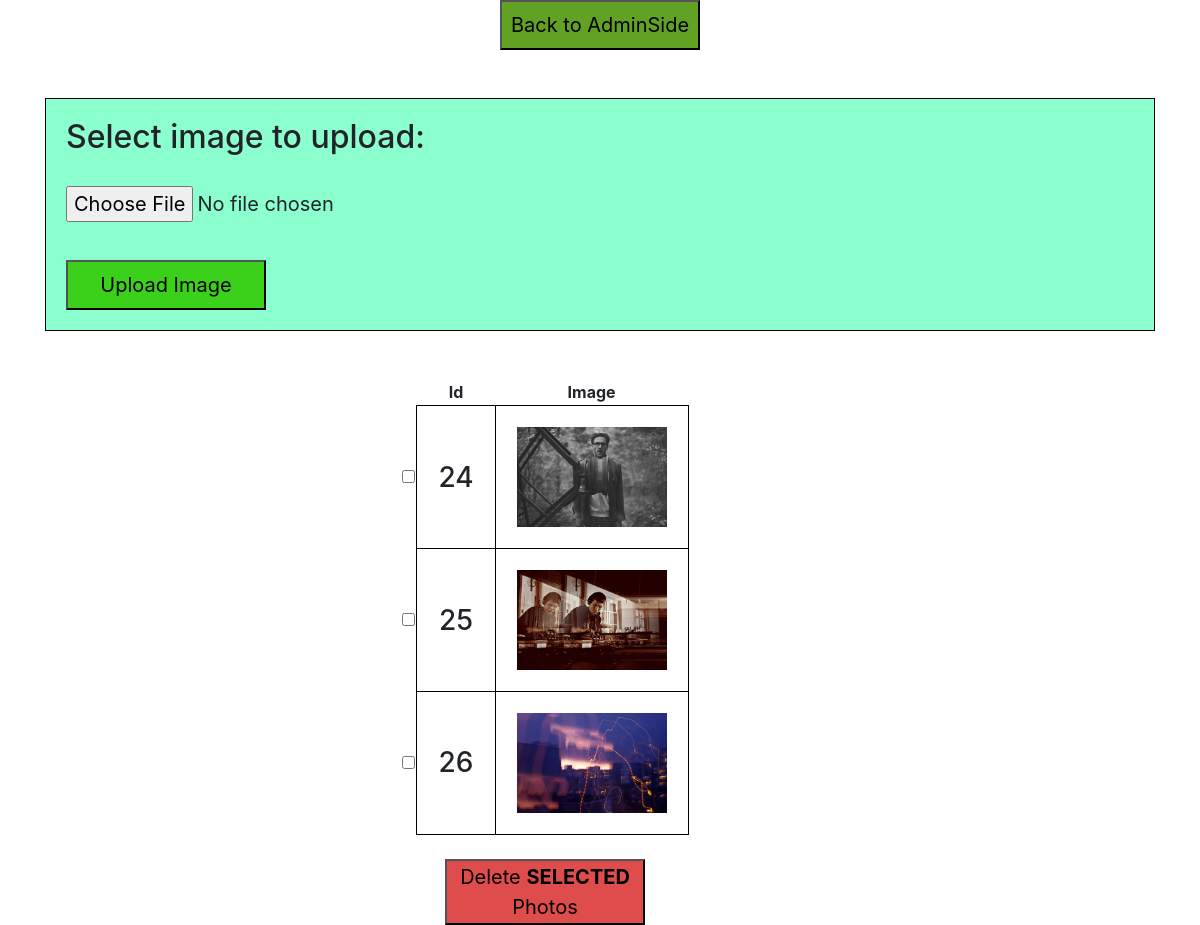
The app's page /php/edit_gallery.php with its own data.
### tables this page shows
CREATE TABLE `images` (
  `id` int(11) NOT NULL,
  `image_path` varchar(255) NOT NULL,
  `thumb_path` varchar(255) NOT NULL
);

### php/database_functions.php (called while the page is built, shortened)
<?php
function getImagePaths ($connect) {
    $my_sql = "SELECT * FROM images";
    $result = mysqli_query($connect, $my_sql);
    return $result;
    }
 ?>

### php/edit_gallery.php (the view, shortened to what this page needs)
<!DOCTYPE html>
<html>
    <head>
        <link rel="stylesheet" href="../libs/bootstrap/css/bootstrap.min.css">
    </head>
    <body>
<?php
include_once ('database_functions.php');
?>
<div class="container">
  <div style="display: flex; justify-content: center">
  <input type="button" style="width: 200px; height: 50px; font-size: 20px; background-color: rgb(97, 161, 36)" onclick="location.href='admin.php';" value="Back to AdminSide" />
  </div>
  <br>
  <br>
  <div style="padding: 20px; border: 1px solid #000; background-color: rgba(1, 255, 147, 0.45)">
      <form action="upload_image.php" method="post" enctype="multipart/form-data">
            <h2>Select image to upload:</h2>
            <br>
            <input style="width: 300px; height: 50px; font-size: 20px;" type="file" name="fileToUpload" id="fileToUpload">
            <br>
            <br>
            <input style="width: 200px; height: 50px; font-size: 20px; background-color: #3bd01a" type="submit" value="Upload Image" name="submit">
    </form>
  </div>
    <br>
    <br>
    <div class="text-center" style="width: 1000px">
    <form action="edit_gallery.php" method="get">
        <table class="mx-auto" >
            <tr>
                <th class="text-center"></th>
                <th class="text-center">Id</th>
                <th class="text-center">Image</th>
            </tr>
            <?php
            $result = getImagePaths ($connection);
            while ($row = mysqli_fetch_array($result)){ ?>
            <tr>
                <td ><input type="checkbox" name="checkedPhotos[]" value="<?php echo $row['id'] ?>"></td>
                <td style="border: 1px solid #000"> <h3 style="margin:20px"><?php echo($row['id'])?></h3> </td>
                <td style="border: 1px solid #000"> <img style="width: 150px; margin: 20px;"src="<? echo($row['image_path']) ?>" alt=""></td>
            </tr>
            <?php } ?>
        </table>
        <br>
        <button style="width: 200px; font-size: 20px; background-color: rgb(223, 76, 76)" type="submit" name="deleteSelectedPhotos">Delete <b>SELECTED</b> Photos</button>
    </form>
</div>
  </div>
    </body>
</html>

### records on screen
images: id "24", image_path (picture)
images: id "25", image_path (picture)
images: id "26", image_path (picture)
